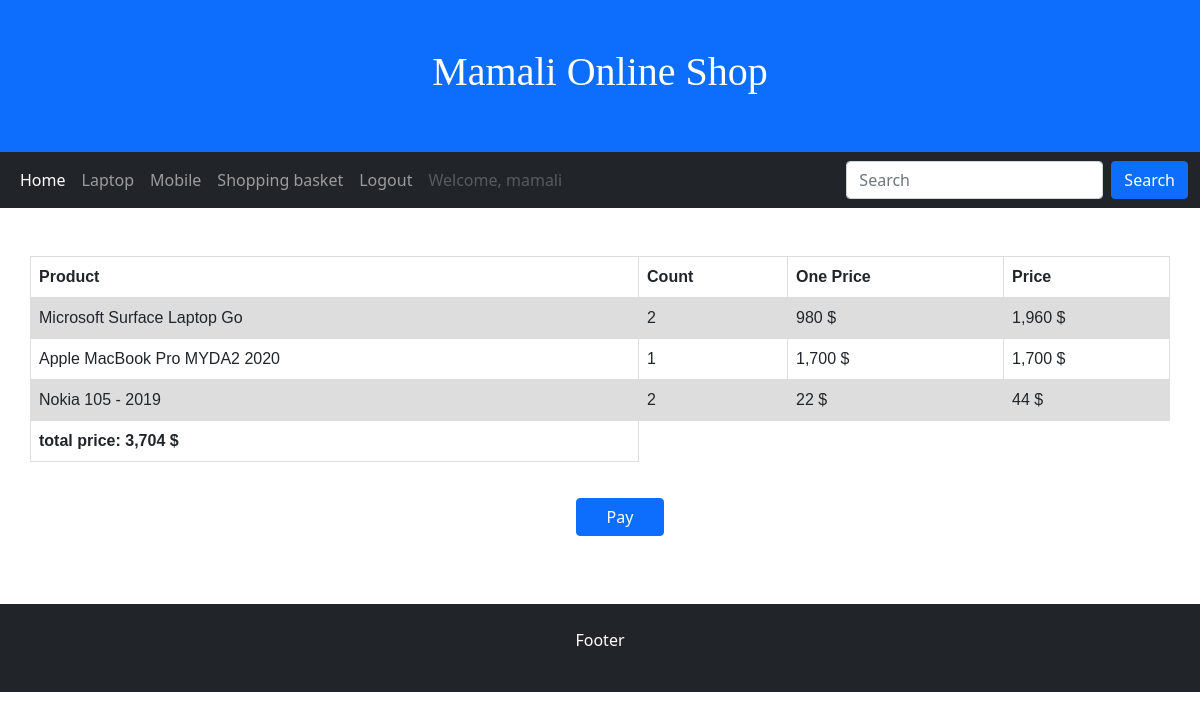
/factor/ (signed in), run on an earlier commit of the app's database.
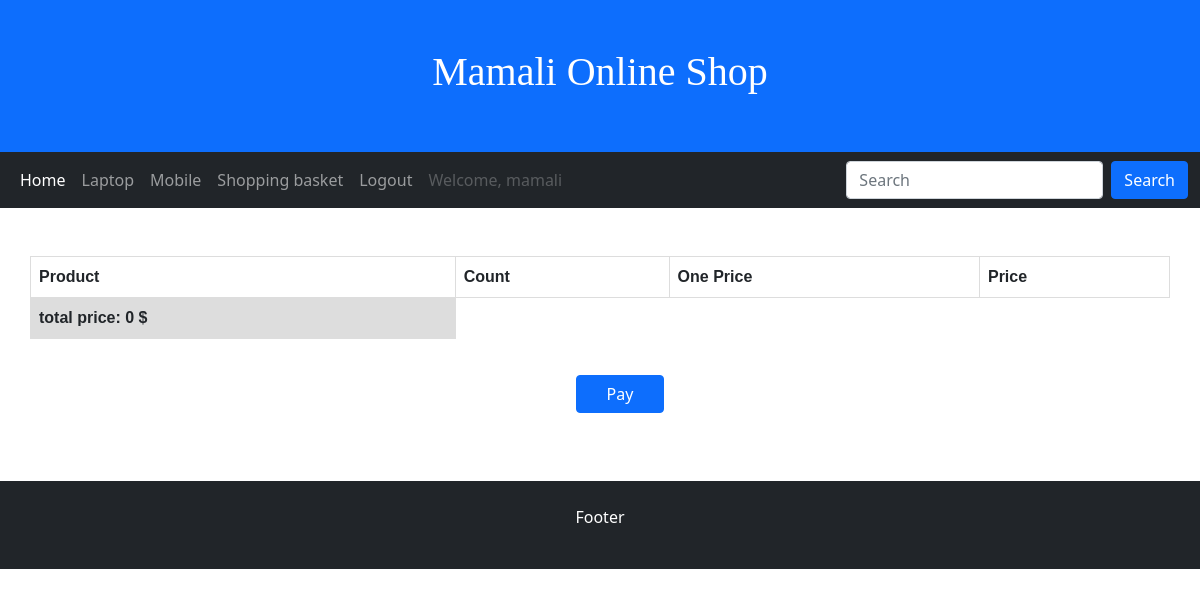
And on a later commit of the database.
### store_app/models.py (models this page shows, shortened)
class ShoppingBasket(models.Model):
    buyer = models.ForeignKey(User, models.CASCADE)
    product = models.ForeignKey(Product, models.CASCADE, related_name='products')
    count = models.PositiveSmallIntegerField(default=1)
    class Meta:
        ordering = ['buyer']

class Product(models.Model):
    title = models.CharField(max_length=100)
    image = models.ImageField(upload_to='store_app')
    brand = models.ForeignKey(to='Brand', on_delete=models.CASCADE, related_name='brands')
    category = models.ForeignKey(to='Category', on_delete=models.CASCADE, related_name='categories')
    explanation = RichTextField()
    price = models.IntegerField()
    count = models.SmallIntegerField()
    available = models.BooleanField(default=False)
    created_at = models.DateTimeField(default=timezone.now)

### store_app/views.py (the view)
# urls.py: path('factor/', views.factor_view, name='factor'),
def factor_view(req):
    purchases = ShoppingBasket.objects.filter(buyer=req.user)
    total = 0
    for purchase in purchases:
        total += purchase.product.price * purchase.count
    return render(req, 'store_app/factor.html', {'purchases': purchases, 'total_price': total})

### templates/store_app/factor.html (shortened to what this page needs)
{% extends 'base.html' %}
{% load humanize %}
{% block content %}
{% if not purchase %}
    <table class="table">
        <tr>
            <th>Product</th>
            <th>Count</th>
            <th>One Price</th>
            <th>Price</th>
        </tr>
        {% for purchase in purchases %}
        <tr>
            <td>{{ purchase.product.title }}</td>
            <td>{{ purchase.count }}</td>
            <td>{{ purchase.product.price|intcomma }} $</td>
            {% widthratio purchase.product.price 1 purchase.count as price %}
            <td>  {{ price|intcomma }} $</td>
        </tr>
        {% endfor %}
        <tr>
            <th>total price: {{total_price|intcomma}} $</th>
        </tr>
    </table>
    <div class="container text-center" style="margin: 20px">
        <a style="padding-left: 30px; padding-right: 30px;" class="btn btn-primary" href="{% url 'store_app:bank' %}">Pay</a>
    </div>{% else %}
    <h1> Your basket is empty </h1>
{% endif %}
{% endblock content %}

What changed in the data, as far as the page shows it:
removed ShoppingBasket: product "Microsoft Surface Laptop Go", count "2", product.price "980", price "1,960"
removed ShoppingBasket: product "Apple MacBook Pro MYDA2 2020", count "1", product.price "1,700", price "1,700"
removed ShoppingBasket: product "Nokia 105 - 2019", count "2", product.price "22", price "44"
Also different on the page:
{{ total_price|intcomma }}: "3,704" → "0"
